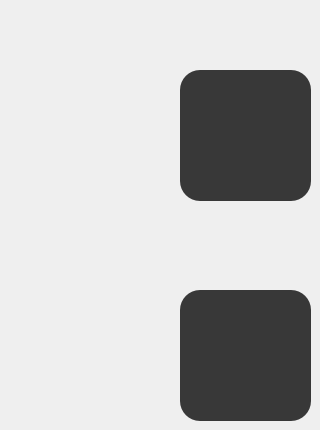
      <widget class="QWidget" name="page_4">
       <widget class="QFrame" name="f_power_off">
        <property name="geometry">
         <rect>
          <x>180</x>
          <y>70</y>
          <width>131</width>
          <height>131</height>
         </rect>
        </property>
        <property name="minimumSize">
         <size>
          <width>0</width>
          <height>0</height>
         </size>
        </property>
        <property name="maximumSize">
         <size>
          <width>160000</width>
          <height>160000</height>
         </size>
        </property>
        <property name="styleSheet">
         <string notr="true">background-color: #383838;
border-radius: 20px;</string>
        </property>
        <property name="frameShape">
         <enum>QFrame::StyledPanel</enum>
        </property>
        <property name="frameShadow">
         <enum>QFrame::Raised</enum>
        </property>
        <widget class="QPushButton" name="btn_power_off">
         <property name="geometry">
          <rect>
           <x>10</x>
           <y>10</y>
           <width>111</width>
           <height>111</height>
          </rect>
         </property>
         <property name="font">
          <font>
           <family>Roboto</family>
           <pointsize>14</pointsize>
           <weight>75</weight>
           <bold>true</bold>
          </font>
         </property>
         <property name="styleSheet">
          <string notr="true">color: rgb(255, 255, 255);</string>
         </property>
         <property name="text">
          <string/>
         </property>
        </widget>
       </widget>
       <widget class="QFrame" name="f_reboot">
        <property name="geometry">
         <rect>
          <x>180</x>
          <y>290</y>
          <width>131</width>
          <height>131</height>
         </rect>
        </property>
        <property name="minimumSize">
         <size>
          <width>0</width>
          <height>0</height>
         </size>
        </property>
        <property name="maximumSize">
         <size>
          <width>160000</width>
          <height>160000</height>
         </size>
        </property>
        <property name="styleSheet">
         <string notr="true">background-color: #383838;
border-radius: 20px;</string>
        </property>
        <property name="frameShape">
         <enum>QFrame::StyledPanel</enum>
        </property>
        <property name="frameShadow">
         <enum>QFrame::Raised</enum>
        </property>
        <widget class="QPushButton" name="btn_reboot">
         <property name="geometry">
          <rect>
           <x>10</x>
           <y>10</y>
           <width>111</width>
           <height>111</height>
          </rect>
         </property>
         <property name="font">
          <font>
           <family>Roboto</family>
           <pointsize>14</pointsize>
           <weight>75</weight>
           <bold>true</bold>
          </font>
         </property>
         <property name="styleSheet">
          <string notr="true">color: rgb(255, 255, 255);</string>
         </property>
         <property name="text">
          <string/>
         </property>
        </widget>
       </widget>
      </widget>
